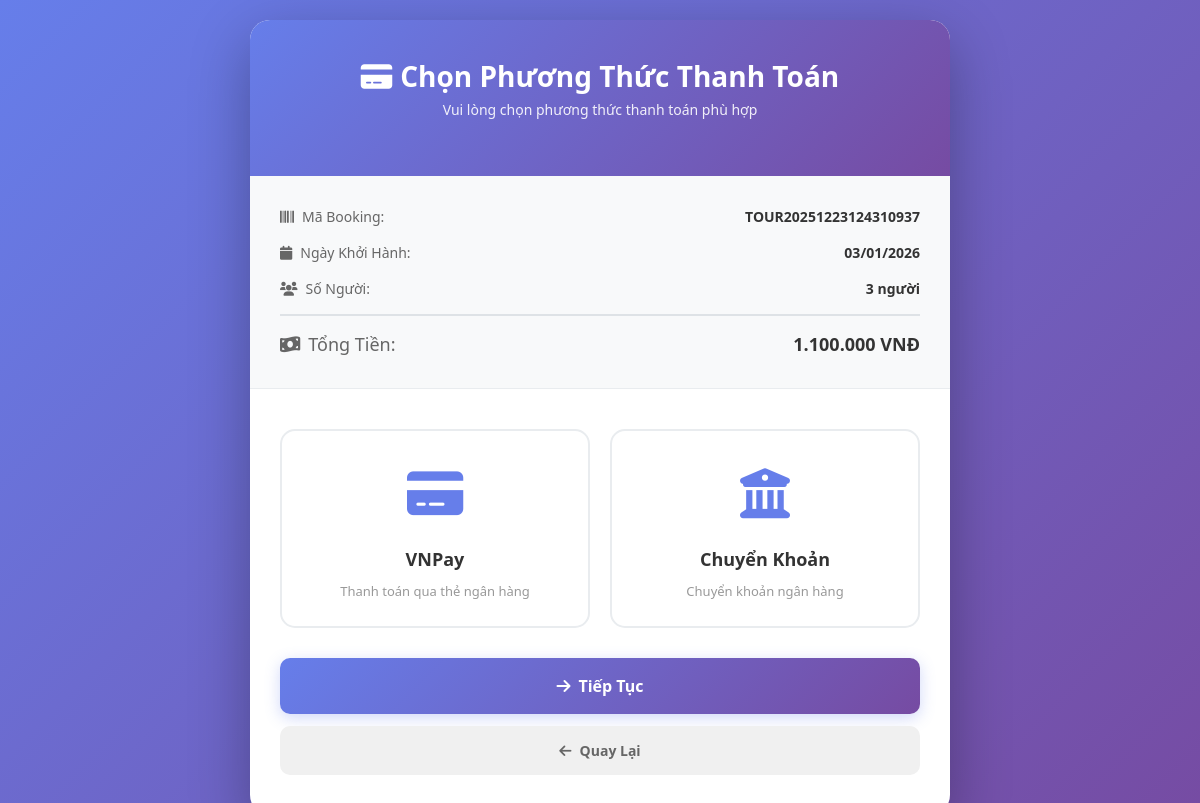
The app's page /payment-tour-method.php?booking_id=TOUR20251223124310937 with its own data.
### tables this page shows
CREATE TABLE `tour_bookings` (
  `id` int(11) NOT NULL,
  `booking_code` varchar(50) NOT NULL,
  `departure_date` date NOT NULL,
  `return_date` date DEFAULT NULL,
  `customer_name` varchar(100) NOT NULL,
  `customer_phone` varchar(20) NOT NULL,
  `customer_email` varchar(100) NOT NULL,
  `num_adults` int(11) NOT NULL DEFAULT 1,
  `num_children` int(11) DEFAULT 0,
  `total_price` decimal(15,2) NOT NULL,
  `booking_status` enum('pending','confirmed','completed','cancelled') DEFAULT 'pending',
  `payment_status` enum('pending','paid','failed','refunded') DEFAULT 'pending',
  `special_requests` text DEFAULT NULL,
  `payment_method` varchar(50) DEFAULT NULL,
  `created_at` timestamp NOT NULL DEFAULT current_timestamp(),
  `updated_at` timestamp NOT NULL DEFAULT current_timestamp() ON UPDATE current_timestamp()
);

### payment-tour-method.php (the view, shortened to what this page needs)
<?php
$booking_id = $_GET['booking_id'] ?? null;
$database = new Database();
$conn = $database->getConnection();
try {
    $query = "SELECT * FROM tour_bookings WHERE booking_code = :code OR id = :id";
    $stmt = $conn->prepare($query);
    $stmt->execute([':code' => $booking_id, ':id' => $booking_id]);
    $booking = $stmt->fetch(PDO::FETCH_ASSOC);
} catch (Exception $e) {
    die('Lỗi: ' . $e->getMessage());
}
$total_amount = $booking['total_price'];
?>
<!DOCTYPE html>
<html lang="vi">
<head>
    <link href="https://cdn.jsdelivr.net/npm/bootstrap@5.1.3/dist/css/bootstrap.min.css" rel="stylesheet">
    <link rel="stylesheet" href="https://cdnjs.cloudflare.com/ajax/libs/font-awesome/6.0.0/css/all.min.css">
    <link rel="stylesheet" href="css/styles.css">
</head>
<body>
    <div class="payment-method-container">
        <div class="payment-header">
            <h1><i class="fas fa-credit-card me-2"></i>Chọn Phương Thức Thanh Toán</h1>
            <p>Vui lòng chọn phương thức thanh toán phù hợp</p>
        </div>
        <div class="booking-summary">
            <div class="summary-row">
                <span><i class="fas fa-barcode me-2"></i>Mã Booking:</span>
                <strong><?php echo htmlspecialchars($booking['booking_code']); ?></strong>
            </div>
            <div class="summary-row">
                <span><i class="fas fa-calendar me-2"></i>Ngày Khởi Hành:</span>
                <strong><?php echo date('d/m/Y', strtotime($booking['departure_date'])); ?></strong>
            </div>
            <div class="summary-row">
                <span><i class="fas fa-users me-2"></i>Số Người:</span>
                <strong><?php echo ($booking['num_adults'] + $booking['num_children']); ?> người</strong>
            </div>
            <div class="summary-row">
                <span><i class="fas fa-money-bill-wave me-2"></i>Tổng Tiền:</span>
                <strong><?php echo number_format($total_amount, 0, ',', '.'); ?> VNĐ</strong>
            </div>
        </div>
        <div class="payment-content">
            <form id="paymentMethodForm" method="POST" action="payment-tour-form.php">
                <div class="payment-methods">
                    <label class="payment-method-card" onclick="selectMethod(this)">
                        <div class="payment-method-icon">
                            <i class="fas fa-credit-card"></i>
                        </div>
                        <div class="payment-method-name">VNPay</div>
                        <div class="payment-method-desc">Thanh toán qua thẻ ngân hàng</div>
                    </label>
                    <label class="payment-method-card" onclick="selectMethod(this)">
                        <div class="payment-method-icon">
                            <i class="fas fa-university"></i>
                        </div>
                        <div class="payment-method-name">Chuyển Khoản</div>
                        <div class="payment-method-desc">Chuyển khoản ngân hàng</div>
                    </label>
                </div>
                <button type="submit" class="btn-continue">
                    <i class="fas fa-arrow-right me-2"></i>Tiếp Tục
                </button>
                <button type="button" class="btn-back" onclick="history.back()">
                    <i class="fas fa-arrow-left me-2"></i>Quay Lại
                </button>
            </form>
        </div>
    </div>
</body>
</html>

### css/styles.css (style rules this page uses)
body { display: flex; flex-direction: column; min-height: 100vh; }

### payment-tour-method.php (style rules this page uses)
* { margin: 0; padding: 0; box-sizing: border-box; }
body { background: linear-gradient(135deg, #667eea 0%, #764ba2 100%); min-height: 100vh; display: flex; align-items: center; justify-content: center; font-family: 'Segoe UI', Tahoma, Geneva, Verdana, sans-serif; padding: 20px; }
.payment-method-container { max-width: 700px; width: 100%; background: white; border-radius: 20px; box-shadow: 0 20px 60px rgba(0, 0, 0, 0.3); overflow: hidden; }
.payment-header { background: linear-gradient(135deg, #667eea 0%, #764ba2 100%); color: white; text-align: center; padding: 40px 30px; }
.payment-header h1 { font-size: 28px; font-weight: 700; margin-bottom: 5px; }
.payment-header p { font-size: 14px; opacity: 0.9; }
.booking-summary { background: #f8f9fa; padding: 30px; border-bottom: 1px solid #e9ecef; }
.summary-row { display: flex; justify-content: space-between; align-items: center; margin-bottom: 15px; font-size: 14px; }
.summary-row:last-child { margin-bottom: 0; padding-top: 15px; border-top: 2px solid #dee2e6; font-weight: 600; font-size: 18px; color: #667eea; }
.summary-row span { color: #666; font-weight: 500; }
.summary-row strong { color: #333; font-weight: 600; }
.payment-content { padding: 40px 30px; }
.payment-methods { display: grid; grid-template-columns: 1fr 1fr; gap: 20px; margin-bottom: 30px; }
.payment-method-card { border: 2px solid #e9ecef; border-radius: 15px; padding: 25px; text-align: center; cursor: pointer; transition: all 0.3s ease; background: white; position: relative; }
.payment-method-icon { font-size: 50px; margin-bottom: 15px; color: #667eea; }
.payment-method-name { font-size: 18px; font-weight: 700; color: #333; margin-bottom: 8px; }
.payment-method-desc { font-size: 13px; color: #999; line-height: 1.6; }
.btn-continue { width: 100%; padding: 16px; background: linear-gradient(135deg, #667eea 0%, #764ba2 100%); color: white; border: none; border-radius: 10px; font-size: 16px; font-weight: 600; cursor: pointer; transition: all 0.3s ease; box-shadow: 0 4px 15px rgba(102, 126, 234, 0.3); }
.btn-back { width: 100%; padding: 14px; background: #f0f0f0; color: #666; border: none; border-radius: 10px; font-size: 14px; font-weight: 600; cursor: pointer; margin-top: 12px; transition: all 0.3s ease; }

### records on screen
tour_bookings: booking_code "TOUR20251223124310937", departure_date "03/01/2026", $booking['num_adults'] + $booking['num_children'] "3", total_price "1.100.000"
